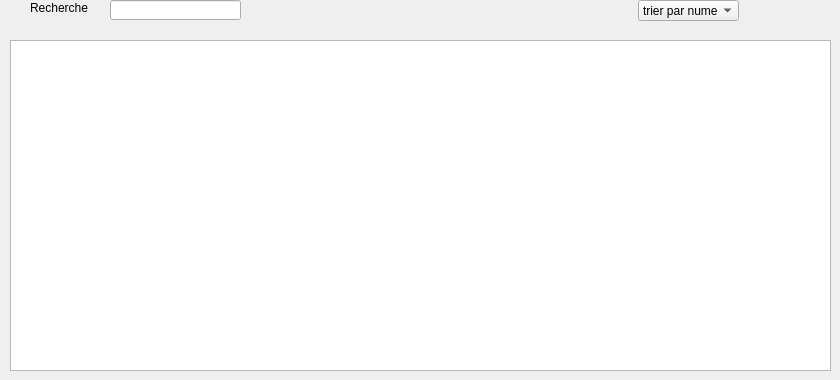
     <widget class="QWidget" name="afficher_vis">
      <widget class="QTableView" name="table_Vis">
       <property name="geometry">
        <rect>
         <x>10</x>
         <y>40</y>
         <width>821</width>
         <height>331</height>
        </rect>
       </property>
       <property name="alternatingRowColors">
        <bool>true</bool>
       </property>
       <property name="gridStyle">
        <enum>Qt::DashLine</enum>
       </property>
       <attribute name="horizontalHeaderCascadingSectionResizes">
        <bool>true</bool>
       </attribute>
       <attribute name="horizontalHeaderStretchLastSection">
        <bool>true</bool>
       </attribute>
       <attribute name="verticalHeaderVisible">
        <bool>false</bool>
       </attribute>
       <attribute name="verticalHeaderShowSortIndicator" stdset="0">
        <bool>false</bool>
       </attribute>
      </widget>
      <widget class="QLineEdit" name="rechercheVis">
       <property name="geometry">
        <rect>
         <x>110</x>
         <y>0</y>
         <width>131</width>
         <height>20</height>
        </rect>
       </property>
      </widget>
      <widget class="QComboBox" name="comboBox_10">
       <property name="geometry">
        <rect>
         <x>638</x>
         <y>0</y>
         <width>101</width>
         <height>21</height>
        </rect>
       </property>
       <property name="layoutDirection">
        <enum>Qt::LeftToRight</enum>
       </property>
       <property name="maxVisibleItems">
        <number>3</number>
       </property>
       <property name="insertPolicy">
        <enum>QComboBox::InsertAtTop</enum>
       </property>
       <item>
        <property name="text">
         <string>trier par numero</string>
        </property>
       </item>
       <item>
        <property name="text">
         <string>trier par matricule</string>
        </property>
       </item>
       <item>
        <property name="text">
         <string>trier par date visite</string>
        </property>
       </item>
       <item>
        <property name="text">
         <string>trier par date fin</string>
        </property>
       </item>
      </widget>
      <widget class="QLabel" name="label_2">
       <property name="geometry">
        <rect>
         <x>30</x>
         <y>0</y>
         <width>61</width>
         <height>16</height>
        </rect>
       </property>
       <property name="text">
        <string>Recherche :</string>
       </property>
      </widget>
     </widget>
